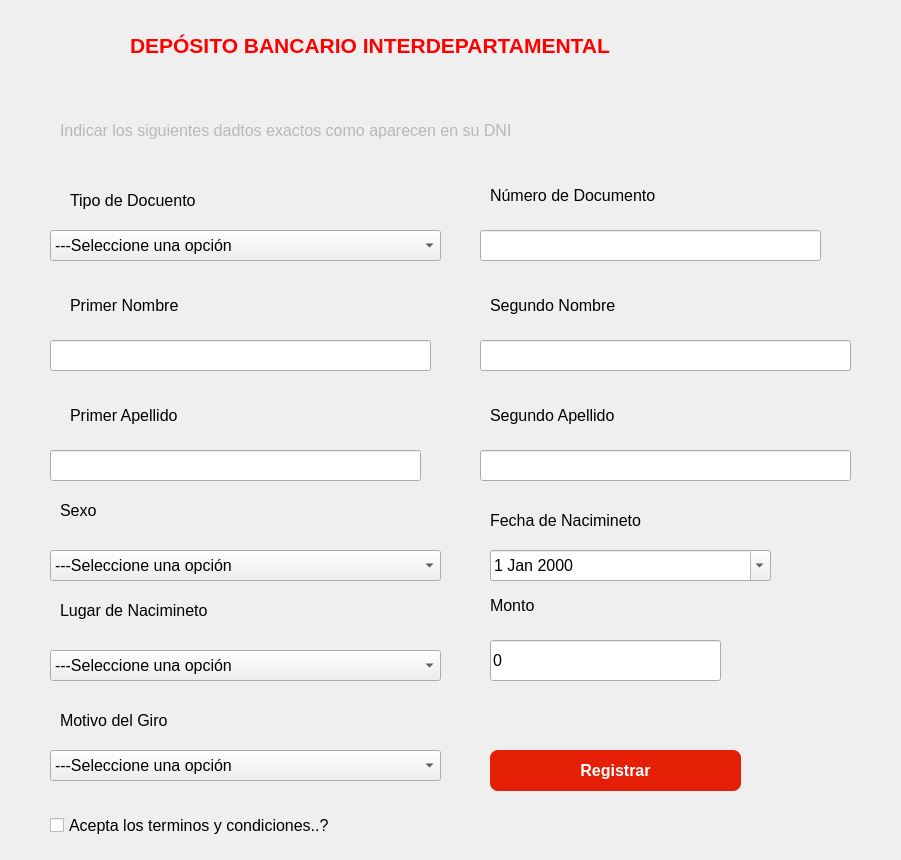
<?xml version="1.0" encoding="UTF-8"?>
<ui version="4.0">
 <class>tranferencia</class>
 <widget class="QDialog" name="tranferencia">
  <property name="windowModality">
   <enum>Qt::ApplicationModal</enum>
  </property>
  <property name="geometry">
   <rect>
    <x>0</x>
    <y>0</y>
    <width>901</width>
    <height>860</height>
   </rect>
  </property>
  <property name="font">
   <font>
    <pointsize>12</pointsize>
   </font>
  </property>
  <property name="windowTitle">
   <string>ventana de registro</string>
  </property>
  <widget class="QLineEdit" name="txtdocumento">
   <property name="geometry">
    <rect>
     <x>480</x>
     <y>230</y>
     <width>341</width>
     <height>31</height>
    </rect>
   </property>
   <property name="font">
    <font>
     <pointsize>12</pointsize>
    </font>
   </property>
  </widget>
  <widget class="QComboBox" name="cbmotivo">
   <property name="geometry">
    <rect>
     <x>50</x>
     <y>750</y>
     <width>391</width>
     <height>31</height>
    </rect>
   </property>
   <property name="font">
    <font>
     <pointsize>12</pointsize>
    </font>
   </property>
   <item>
    <property name="text">
     <string>---Seleccione una opción</string>
    </property>
   </item>
   <item>
    <property name="text">
     <string>Honorarios/Servicios técnicos</string>
    </property>
   </item>
   <item>
    <property name="text">
     <string>Giro</string>
    </property>
   </item>
   <item>
    <property name="text">
     <string>Donación</string>
    </property>
   </item>
  </widget>
  <widget class="QPushButton" name="btnregistrar">
   <property name="geometry">
    <rect>
     <x>490</x>
     <y>750</y>
     <width>251</width>
     <height>41</height>
    </rect>
   </property>
   <property name="font">
    <font>
     <family>Segoe UI</family>
     <pointsize>12</pointsize>
     <weight>75</weight>
     <bold>true</bold>
    </font>
   </property>
   <property name="cursor">
    <cursorShape>PointingHandCursor</cursorShape>
   </property>
   <property name="styleSheet">
    <string notr="true">background-color: rgb(229, 31, 5);
color: rgb(255, 255, 255);
border-radius:8px</string>
   </property>
   <property name="text">
    <string>Registrar</string>
   </property>
  </widget>
  <widget class="QLineEdit" name="txtmonto">
   <property name="geometry">
    <rect>
     <x>490</x>
     <y>640</y>
     <width>231</width>
     <height>41</height>
    </rect>
   </property>
   <property name="font">
    <font>
     <pointsize>12</pointsize>
    </font>
   </property>
   <property name="text">
    <string>0</string>
   </property>
  </widget>
  <widget class="QLabel" name="label_6">
   <property name="geometry">
    <rect>
     <x>490</x>
     <y>580</y>
     <width>101</width>
     <height>51</height>
    </rect>
   </property>
   <property name="font">
    <font>
     <pointsize>12</pointsize>
    </font>
   </property>
   <property name="text">
    <string>Monto</string>
   </property>
  </widget>
  <widget class="QCheckBox" name="checkterminos">
   <property name="geometry">
    <rect>
     <x>50</x>
     <y>790</y>
     <width>361</width>
     <height>71</height>
    </rect>
   </property>
   <property name="font">
    <font>
     <pointsize>12</pointsize>
    </font>
   </property>
   <property name="text">
    <string>Acepta los terminos y condiciones..?</string>
   </property>
  </widget>
  <widget class="QComboBox" name="cbtipo">
   <property name="geometry">
    <rect>
     <x>50</x>
     <y>230</y>
     <width>391</width>
     <height>31</height>
    </rect>
   </property>
   <property name="font">
    <font>
     <pointsize>12</pointsize>
    </font>
   </property>
   <item>
    <property name="text">
     <string>---Seleccione una opción</string>
    </property>
   </item>
   <item>
    <property name="text">
     <string>DNI-Documento Nacional de Identificación</string>
    </property>
   </item>
   <item>
    <property name="text">
     <string>PSS-Pasaporte</string>
    </property>
   </item>
   <item>
    <property name="text">
     <string>VISA</string>
    </property>
   </item>
  </widget>
  <widget class="QLabel" name="label_4">
   <property name="geometry">
    <rect>
     <x>70</x>
     <y>180</y>
     <width>201</width>
     <height>41</height>
    </rect>
   </property>
   <property name="font">
    <font>
     <pointsize>12</pointsize>
    </font>
   </property>
   <property name="styleSheet">
    <string notr="true"/>
   </property>
   <property name="text">
    <string>Tipo de Docuento</string>
   </property>
  </widget>
  <widget class="QLabel" name="label_5">
   <property name="geometry">
    <rect>
     <x>490</x>
     <y>170</y>
     <width>221</width>
     <height>51</height>
    </rect>
   </property>
   <property name="font">
    <font>
     <pointsize>12</pointsize>
    </font>
   </property>
   <property name="text">
    <string>Número de Documento</string>
   </property>
  </widget>
  <widget class="QLabel" name="label_3">
   <property name="geometry">
    <rect>
     <x>130</x>
     <y>0</y>
     <width>611</width>
     <height>91</height>
    </rect>
   </property>
   <property name="font">
    <font>
     <family>Segoe UI</family>
     <pointsize>16</pointsize>
     <weight>75</weight>
     <bold>true</bold>
    </font>
   </property>
   <property name="styleSheet">
    <string notr="true">color: rgb(255, 0, 0);</string>
   </property>
   <property name="text">
    <string>DEPÓSITO BANCARIO INTERDEPARTAMENTAL</string>
   </property>
  </widget>
  <widget class="QLabel" name="label_7">
   <property name="geometry">
    <rect>
     <x>60</x>
     <y>690</y>
     <width>331</width>
     <height>61</height>
    </rect>
   </property>
   <property name="font">
    <font>
     <pointsize>12</pointsize>
    </font>
   </property>
   <property name="text">
    <string>Motivo del Giro</string>
   </property>
  </widget>
  <widget class="QLineEdit" name="txtprimernombre">
   <property name="geometry">
    <rect>
     <x>50</x>
     <y>340</y>
     <width>381</width>
     <height>31</height>
    </rect>
   </property>
   <property name="font">
    <font>
     <pointsize>12</pointsize>
    </font>
   </property>
   <property name="text">
    <string/>
   </property>
  </widget>
  <widget class="QLabel" name="label_8">
   <property name="geometry">
    <rect>
     <x>70</x>
     <y>280</y>
     <width>271</width>
     <height>51</height>
    </rect>
   </property>
   <property name="font">
    <font>
     <pointsize>12</pointsize>
    </font>
   </property>
   <property name="text">
    <string>Primer Nombre</string>
   </property>
  </widget>
  <widget class="QLineEdit" name="txtsegundonombre">
   <property name="geometry">
    <rect>
     <x>480</x>
     <y>340</y>
     <width>371</width>
     <height>31</height>
    </rect>
   </property>
   <property name="font">
    <font>
     <pointsize>12</pointsize>
    </font>
   </property>
   <property name="text">
    <string/>
   </property>
  </widget>
  <widget class="QLabel" name="label_9">
   <property name="geometry">
    <rect>
     <x>490</x>
     <y>280</y>
     <width>271</width>
     <height>51</height>
    </rect>
   </property>
   <property name="font">
    <font>
     <pointsize>12</pointsize>
    </font>
   </property>
   <property name="text">
    <string>Segundo Nombre</string>
   </property>
  </widget>
  <widget class="QLineEdit" name="txtprimerapellido">
   <property name="geometry">
    <rect>
     <x>50</x>
     <y>450</y>
     <width>371</width>
     <height>31</height>
    </rect>
   </property>
   <property name="font">
    <font>
     <pointsize>12</pointsize>
    </font>
   </property>
   <property name="text">
    <string/>
   </property>
  </widget>
  <widget class="QLabel" name="label_10">
   <property name="geometry">
    <rect>
     <x>70</x>
     <y>390</y>
     <width>271</width>
     <height>51</height>
    </rect>
   </property>
   <property name="font">
    <font>
     <pointsize>12</pointsize>
    </font>
   </property>
   <property name="text">
    <string>Primer Apellido</string>
   </property>
  </widget>
  <widget class="QLabel" name="label_11">
   <property name="geometry">
    <rect>
     <x>490</x>
     <y>390</y>
     <width>271</width>
     <height>51</height>
    </rect>
   </property>
   <property name="font">
    <font>
     <pointsize>12</pointsize>
    </font>
   </property>
   <property name="text">
    <string>Segundo Apellido</string>
   </property>
  </widget>
  <widget class="QLineEdit" name="txtsegundoapellido">
   <property name="geometry">
    <rect>
     <x>480</x>
     <y>450</y>
     <width>371</width>
     <height>31</height>
    </rect>
   </property>
   <property name="font">
    <font>
     <pointsize>12</pointsize>
    </font>
   </property>
   <property name="text">
    <string/>
   </property>
  </widget>
  <widget class="QComboBox" name="cbsexo">
   <property name="geometry">
    <rect>
     <x>50</x>
     <y>550</y>
     <width>391</width>
     <height>31</height>
    </rect>
   </property>
   <property name="font">
    <font>
     <pointsize>12</pointsize>
    </font>
   </property>
   <item>
    <property name="text">
     <string>---Seleccione una opción</string>
    </property>
   </item>
   <item>
    <property name="text">
     <string>Hombre</string>
    </property>
   </item>
   <item>
    <property name="text">
     <string>Mujer</string>
    </property>
   </item>
   <item>
    <property name="text">
     <string>Otros</string>
    </property>
   </item>
  </widget>
  <widget class="QLabel" name="label_12">
   <property name="geometry">
    <rect>
     <x>60</x>
     <y>480</y>
     <width>331</width>
     <height>61</height>
    </rect>
   </property>
   <property name="font">
    <font>
     <pointsize>12</pointsize>
    </font>
   </property>
   <property name="text">
    <string>Sexo</string>
   </property>
  </widget>
  <widget class="QDateEdit" name="txtfecha">
   <property name="geometry">
    <rect>
     <x>490</x>
     <y>550</y>
     <width>281</width>
     <height>31</height>
    </rect>
   </property>
   <property name="font">
    <font>
     <family>Segoe UI</family>
    </font>
   </property>
   <property name="calendarPopup">
    <bool>true</bool>
   </property>
  </widget>
  <widget class="QLabel" name="label_13">
   <property name="geometry">
    <rect>
     <x>490</x>
     <y>500</y>
     <width>331</width>
     <height>41</height>
    </rect>
   </property>
   <property name="font">
    <font>
     <pointsize>12</pointsize>
    </font>
   </property>
   <property name="text">
    <string>Fecha de Nacimineto</string>
   </property>
  </widget>
  <widget class="QLabel" name="label_14">
   <property name="geometry">
    <rect>
     <x>60</x>
     <y>580</y>
     <width>331</width>
     <height>61</height>
    </rect>
   </property>
   <property name="font">
    <font>
     <pointsize>12</pointsize>
    </font>
   </property>
   <property name="text">
    <string>Lugar de Nacimineto</string>
   </property>
  </widget>
  <widget class="QComboBox" name="cbnacimiento">
   <property name="geometry">
    <rect>
     <x>50</x>
     <y>650</y>
     <width>391</width>
     <height>31</height>
    </rect>
   </property>
   <property name="font">
    <font>
     <pointsize>12</pointsize>
    </font>
   </property>
   <item>
    <property name="text">
     <string>---Seleccione una opción</string>
    </property>
   </item>
  </widget>
  <widget class="QLabel" name="label_15">
   <property name="geometry">
    <rect>
     <x>60</x>
     <y>110</y>
     <width>831</width>
     <height>41</height>
    </rect>
   </property>
   <property name="font">
    <font>
     <pointsize>12</pointsize>
    </font>
   </property>
   <property name="styleSheet">
    <string notr="true">color: rgb(184, 184, 184);</string>
   </property>
   <property name="text">
    <string>Indicar los siguientes dadtos exactos como aparecen en su DNI</string>
   </property>
  </widget>
 </widget>
 <resources/>
 <connections/>
</ui>
